Frame 1 (no input): blank canvas, image omitted
Frame 60 (the mouse pressed at the canvas centre just before this capture): blank canvas, image omitted
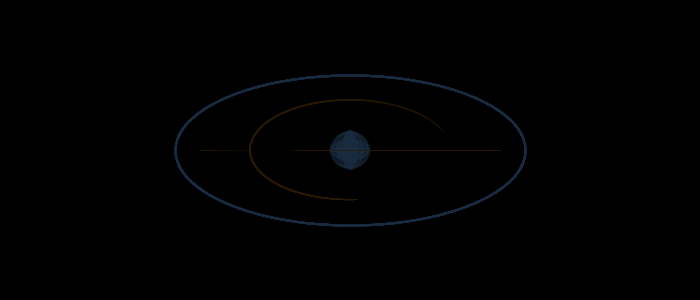
Frame 120 (the mouse held since frame 60 and released just before this capture)

The Processing sketch whose frames 1 and 60 were blank and that drew this single picture after the mouse press (run headless with seeded random() and noise(); from frame 60 on, the mouse is pressed at the canvas centre):

// Processing sketch: processing_20347
// ── processing_20347.pde

void setup() {
size (700,300);
background (000);
colorMode(HSB, 600, 100, 600);
smooth();

}



void draw() {
println(mouseX + " " + mouseY);
base();
//minie();
//lin();
inarc();
inellip();

}

//void keyPressed() {;}
  
void mousePressed() {
 save("skecthbanner.jpeg");

background(000);

}



void base() {
  
stroke(mouseX, 60, mouseY, 100);
strokeWeight(2);
noFill();
ellipse(mouseX, mouseY, random(40), random(40));
}

 /*
void lin() {
 stroke(0, 0);
strokeWeight(0);
 line(mouseX, mouseY, mouseX+50, mouseY+50);
 }
 
void minie() {
 stroke(mouseX, 100, mouseY, 100);
 ellipse(mouseX-40, mouseY-40, random(20), random(20));
 ellipse(mouseX+40, mouseY+40, random(20), random(20));
 ellipse(mouseX+40, mouseY-40, random(20), random(20)); 
 ellipse(mouseX-40, mouseY+40, random(20), random(20));
 
 }
*/


void inarc(){
stroke(61, 97, 99, 100);
strokeWeight(1);
noFill();
arc(mouseX, mouseY, mouseX-50, mouseY-150, 0, random(2));
arc(mouseX, mouseY, mouseX-50, mouseY-150, 3, random(4));
arc(mouseX, mouseY, mouseX-150, mouseY-50, 1.5, random(6));
//arc(mouseX, mouseY, mouseX, 100, 1.5, 5);

}

void inellip(){
  
stroke(mouseX, 60, mouseY, 100);
strokeWeight(2);
noFill();
ellipse( mouseX, mouseY, mouseX, mouseY);



}
